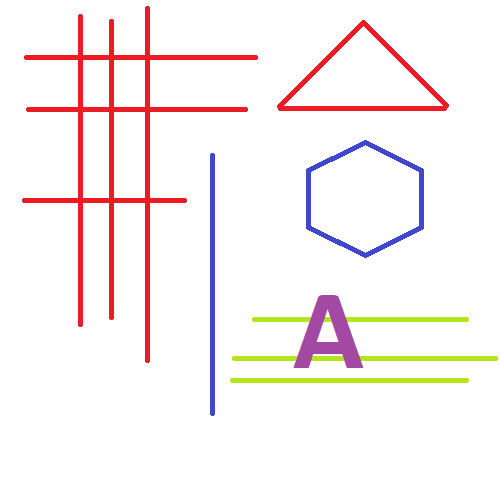
#> input picture OpenCV/04_OpenCV_IMAGE_PROCESSING/14_PROBABILITY_HOFFMAN_LINE_DETECTION/cizgiler.png, 500 x 500 px
$ jupyter execute probability_hoffman_line_detection.ipynb
#> lines starting #> are read from the running program, lines starting #| are printed output that depends on the picture; after the words box and inside, x2 and y2 are one past the last pixel; in counts of white or black regions, pixels touching at a corner belong together
* Çizgileri yakalamak

[cell 1]
import cv2 as cv
import numpy as np
import os

[cell 2]
current_dir = os.getcwd()

[cell 3]
# kenar tespidi için Canny
def canny_demo(image):
    t = 100 #threshold
    canny_output = cv.Canny(image, t, t*2)
    return canny_output

[cell 4]
src = cv.imread("cizgiler.png")
#> src is the input picture: shape (500, 500, 3); mean B, G, R 242, 241.8, 250
cv.namedWindow("input", cv.WINDOW_AUTOSIZE)
cv.imshow("input", src)
cv.waitKey(10)

[cell 5]
binary = canny_demo(src)
#> in canny_demo, `canny_output = cv.Canny(image, t, t*2)`:
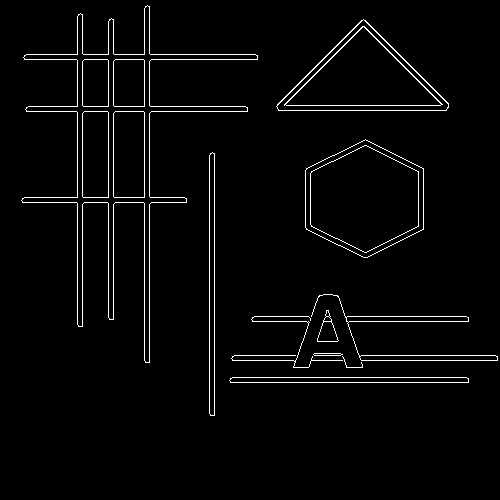
#> canny_output: shape (500, 500); 2.7% white in thin lines or dots, all inside (x1, y1, x2, y2) = (21, 5, 498, 416)
cv.imshow("binary", binary)
cv.waitKey(10)

binary_image_path = os.path.join(current_dir, "binary_image.png")
cv.imwrite(binary_image_path, binary)  # binary görüntüyü kaydet
#> Out = True

[cell 6]
linesP = cv.HoughLinesP(binary, 1, np.pi/180, 55, None, 50, 10)
#> linesP = 33 rows, first 6: [144, 360, 144, 8], [149, 362, 149, 6], [82, 326, 82, 14], [108, 317, 108, 21], [77, 324, 77, 16], [113, 319, 113, 19]
cv.HoughLinesP
if linesP is not None:
    for i in range(0, len(linesP)):
        l = linesP[i][0]
        cv.line(src, (l[0], l[1]), (l[2], l[3]), (255, 0, 0), 1, cv.LINE_AA)
#> this loop made 33 passes
#> l on passes 1 to 12: [144, 360, 144, 8], [149, 362, 149, 6], [82, 326, 82, 14], [108, 317, 108, 21], [77, 324, 77, 16], [113, 319, 113, 19], [359, 355, 495, 355], [214, 415, 214, 153], [28, 106, 245, 106], [24, 59, 257, 59], [209, 413, 209, 155], [26, 54, 255, 54]
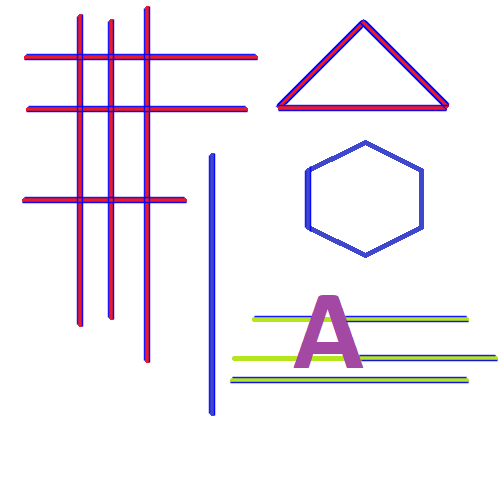
#> src: shape (500, 500, 3); 6.64% of pixels changed, all inside (x1, y1, x2, y2) = (22, 6, 499, 417)

hough_image_path = os.path.join(current_dir, "hough_lines_image.png")
cv.imwrite(hough_image_path, src)  # Hough Lines sonucu görüntüyü kaydet
#> Out = True

[cell 7]
cv.imshow("hough line demo", src)
cv.waitKey(0)
#> Out = 27
